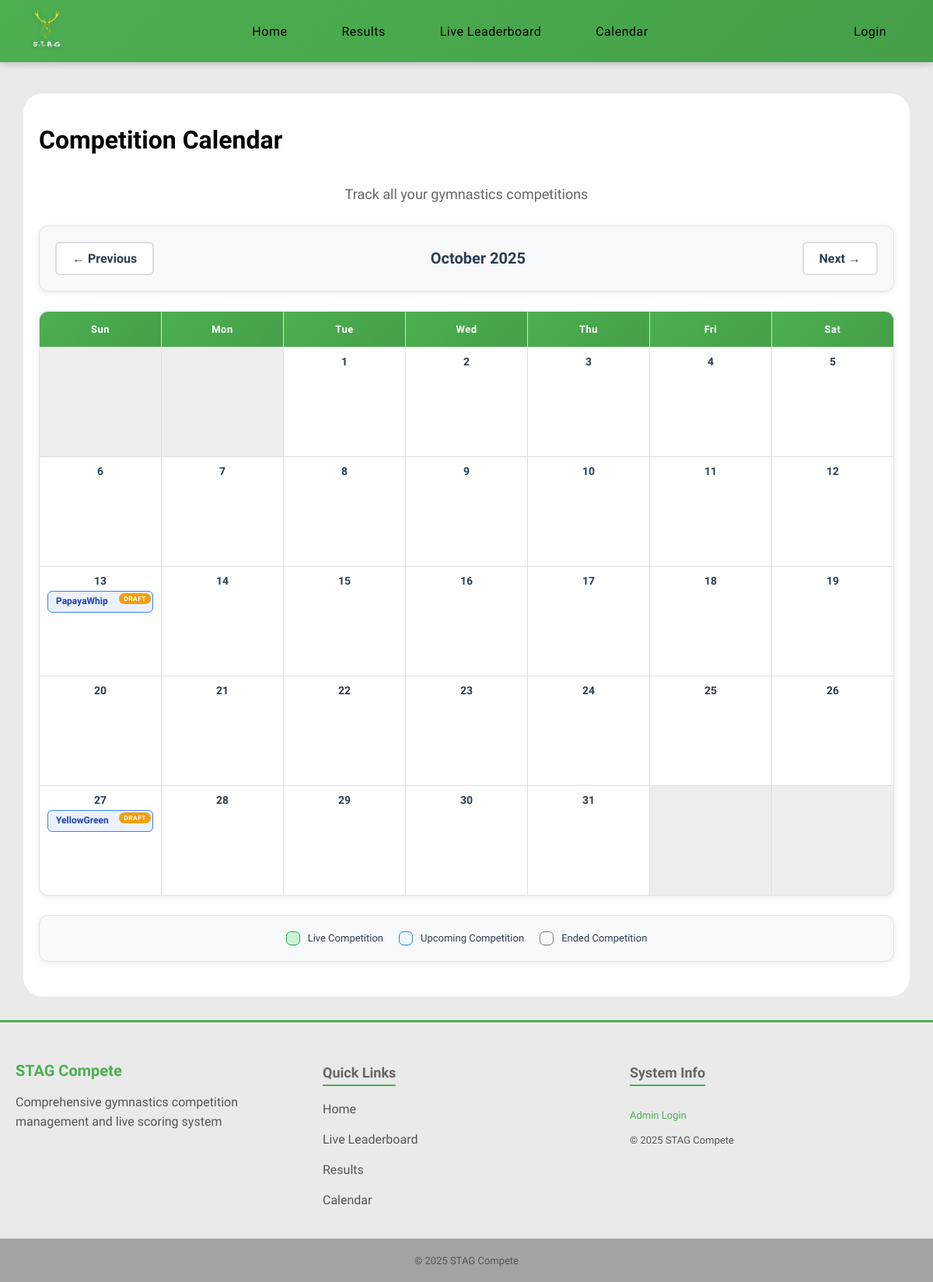
The page /calendar?year=2025&month=10 on the database as committed earlier.
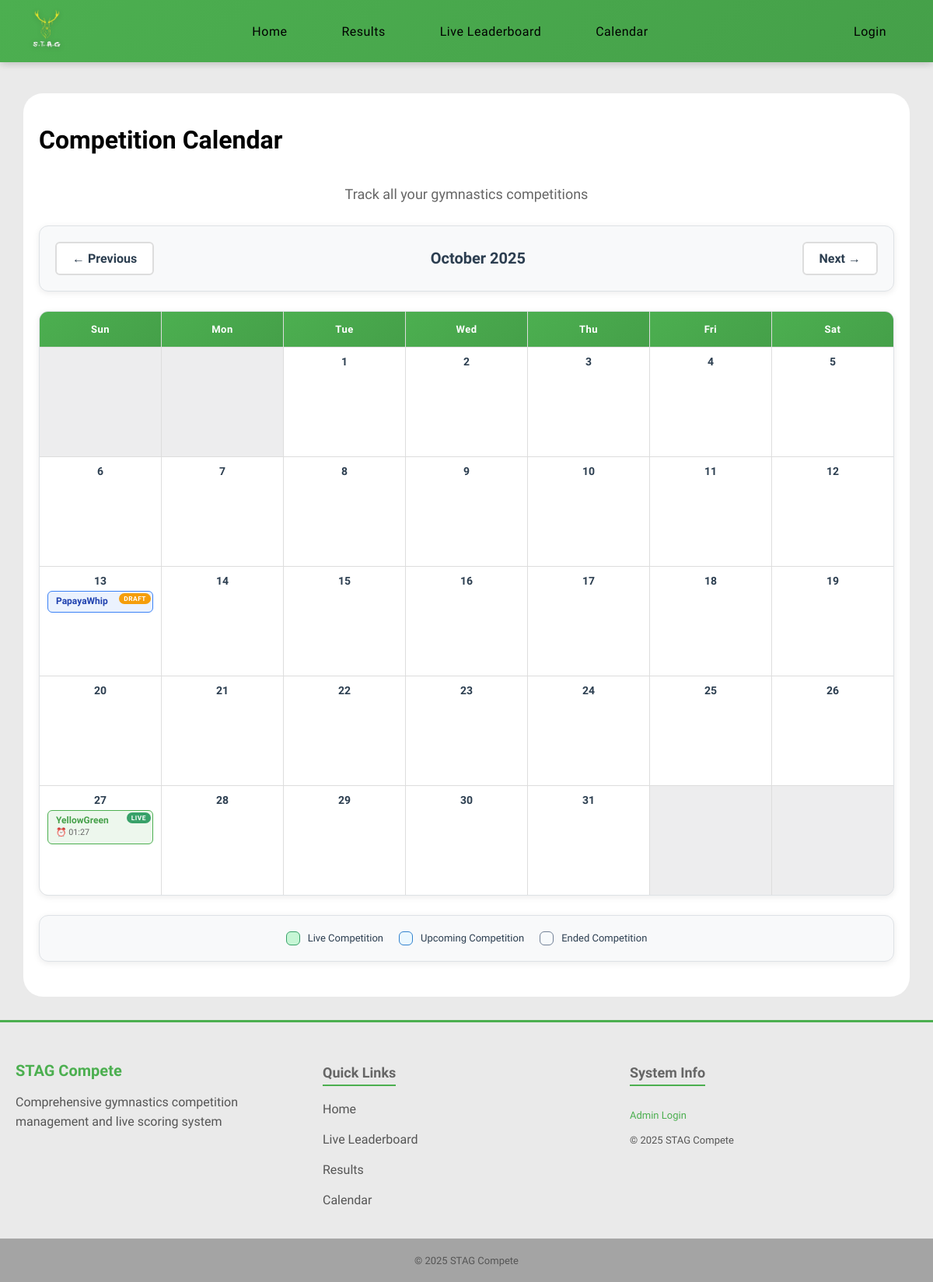
The same page on the database as committed later.
### models.py (models this page shows)
class Competitions(db.Model):
    __tablename__ = 'competitions'
    id = db.Column(
        db.Integer, primary_key=True
    )
    season_id = db.Column(
        db.Integer, db.ForeignKey('seasons.id'), nullable=False
    )
    name = db.Column(
        db.String(50), nullable=False
    )
    address = db.Column(
        db.String(100), nullable=False
    )
    competition_date = db.Column(
        db.Date, nullable=True
    )
    status = db.Column(
        db.String(20), nullable=False, default='draft'
    )
    started_at = db.Column(
        db.DateTime, nullable=True
    )
    ended_at = db.Column(
        db.DateTime, nullable=True
    )
    entries = db.relationship(
        'Entries', backref='competitions'
    )
    season = db.relationship(
        'Seasons', backref='competitions'
    )

### routes/calendar_routes.py (the view)
@main.route('/calendar')
def calendar_view():
    year = request.args.get('year', datetime.now().year, type=int)
    month = request.args.get('month', datetime.now().month, type=int)
    if month > 12:
        month = 1
        year += 1
    elif month < 1:
        month = 12
        year -= 1
    cal = calendar.monthcalendar(year, month)
    month_name = calendar.month_name[month]
    start_date = datetime(year, month, 1).date()
    if month == 12:
        end_date = datetime(year + 1, 1, 1).date() - timedelta(days=1)
    else:
        end_date = datetime(year, month + 1, 1).date() - timedelta(days=1)
    competitions = models.Competitions.query.filter(
        models.Competitions.competition_date.between(start_date, end_date)
    ).all()
    competitions_by_date = {}
    for comp in competitions:
        if comp.competition_date:
            day = comp.competition_date.day
            if day not in competitions_by_date:
                competitions_by_date[day] = []
            competitions_by_date[day].append(comp)
    prev_month = month - 1 if month > 1 else 12
    prev_year = year if month > 1 else year - 1
    next_month = month + 1 if month < 12 else 1
    next_year = year if month < 12 else year + 1
    return render_template(
        'calendar.html',
        calendar_data=cal,
        month_name=month_name,
        year=year,
        month=month,
        competitions_by_date=competitions_by_date,
        prev_month=prev_month,
        prev_year=prev_year,
        next_month=next_month,
        next_year=next_year,
        today=datetime.now()
    )

### routes/__init__.py (called while the page is built)
@main.context_processor  # Ensures this is run before any other routes
def inject_user():
    return dict(
        logged_in='user_id' in session,
        user_roles=session.get('roles', []),
        is_admin='admin' in session.get('roles', []),
        is_judge='judges' in session.get('roles', []),
        user_id=session.get('user_id')
    )

### templates/calendar.html (shortened to what this page needs)
{% extends 'layout.html' %}
{% block content %}
<div class="content">
    <h1>Competition Calendar</h1>
    <p class="page-subtitle">Track all your gymnastics competitions</p>
    <div class="calendar-nav">
        <a href="{{ url_for('main.calendar_view', year=prev_year, month=prev_month) }}" class="nav-btn">
            ← Previous
        </a>
        <div class="current-month">{{ month_name }} {{ year }}</div>
        <a href="{{ url_for('main.calendar_view', year=next_year, month=next_month) }}" class="nav-btn">
            Next →
        </a>
    </div>
    <div class="calendar-grid">
        <div class="calendar-header">Sun</div>
        <div class="calendar-header">Mon</div>
        <div class="calendar-header">Tue</div>
        <div class="calendar-header">Wed</div>
        <div class="calendar-header">Thu</div>
        <div class="calendar-header">Fri</div>
        <div class="calendar-header">Sat</div>
        {% for week in calendar_data %}
        {% for day in week %}
        {% if day == 0 %}
        <div class="calendar-day other-month"></div>
        {% else %}
        {% set is_today = (day == today.day and month == today.month and year == today.year) %}
        <div class="calendar-day {% if is_today %}today{% endif %}">
            <div class="day-number">{{ day }}</div>
            {% if day in competitions_by_date %}
            {% for competition in competitions_by_date[day] %}
            <div class="competition {{ competition.status }}" data-competition-id="{{ competition.id }}">
                <div class="competition-title">{{ competition.name }}</div>
                {% if competition.started_at %}
                <div class="competition-time">
                    ⏰ {{ competition.started_at.strftime('%H:%M') }}
                </div>
                {% endif %}
                <span class="status-badge status-{{ competition.status }}">{{ competition.status }}</span>
            </div>
            {% endfor %}
            {% endif %}
        </div>
        {% endif %}
        {% endfor %}
        {% endfor %}
    </div>
    <div class="legend">
        <div class="legend-item">
            <div class="legend-color" style="background: #c6f6d5; border-color: #38a169;"></div>
            <span>Live Competition</span>
        </div>
        <div class="legend-item">
            <div class="legend-color" style="background: #ebf8ff; border-color: #3182ce;"></div>
            <span>Upcoming Competition</span>
        </div>
        <div class="legend-item">
            <div class="legend-color" style="background: #f7fafc; border-color: #718096;"></div>
            <span>Ended Competition</span>
        </div>
    </div>
</div>
{% endblock %}

### templates/layout.html (shortened to what this page needs)
<!DOCTYPE html>
<html>
<head>
    <link rel="stylesheet" href="/static/style.css">
</head>
<body>
    <div>
        <nav>{% include 'nav.html' %}</nav>
        <main>{% block content %}{% endblock %}</main>
        <footer>{% include 'footer.html' %}</footer>
    </div>
    <link rel="stylesheet" href="https://cdn.jsdelivr.net/npm/choices.js/public/assets/styles/choices.min.css" />
</body>
</html>

### templates/nav.html (shortened to what this page needs)
<nav>
    <div class="nav-container">
        <div class="nav-left">
            <a href="{{ url_for('main.home') }}"><img src="/static/images/Logo.png" alt="Logo"></a>
        </div>
        <ul class="nav-center">
            <li><a href="{{ url_for('main.home') }}">Home</a></li>
            <li><a href="{{ url_for('main.results') }}">Results</a></li>
            <li><a href="{{ url_for('main.live') }}">Live Leaderboard</a></li>
            <li><a href="{{ url_for('main.calendar_view') }}">Calendar</a></li>
        </ul>
        <ul class="nav-right">
            {% if not logged_in %}
            <li><a href="{{ url_for('main.login') }}">Login</a></li>
            {% endif %}
        </ul>
    </div>
</nav>

### templates/footer.html (shortened to what this page needs)
<footer class="main-footer">
    <div class="footer-content">
        <div class="footer-section">
            <h3 class="footer-title">STAG Compete</h3>
            <p class="footer-description">Comprehensive gymnastics competition management and live scoring system</p>
        </div>
        <div class="footer-section">
            <h4>Quick Links</h4>
            <ul class="footer-links">
                <li><a href="{{ url_for('main.home') }}">Home</a></li>
                <li><a href="{{ url_for('main.live') }}">Live Leaderboard</a></li>
                <li><a href="{{ url_for('main.results') }}">Results</a></li>
                <li><a href="{{ url_for('main.calendar_view') }}">Calendar</a></li>
            </ul>
        </div>
        <div class="footer-section">
            <h4>System Info</h4>
            <p class="footer-info">
                {% if logged_in %}
                User ID: {{ user_id }}
                {% else %}
                <a href="{{ url_for('main.login') }}">Admin Login</a>
                {% endif %}
            </p>
            <p class="footer-info">© 2025 STAG Compete</p>
        </div>
    </div>
    <div class="footer-bottom">
        <p>&copy; 2025 STAG Compete</p>
    </div>
</footer>

### static/css/variables.css (style rules this page uses)
:root { --primary-green: #4CAF50; --primary-green-dark: #45a049; --primary-green-darker: #3d8b40; --background-light: #eaeaea; --background-white: #ffffff; --background-section: #f8f9fa; --background-section-alt: #e9ecef; --text-primary: #000000; --text-secondary: #333333; --text-muted: #555555; --text-light: #666666; --text-dark: #2c3e50; --border-light: #ddd; --border-lighter: #dee2e6; --border-lightest: #e0e0e0; --error-color: #dc3545; --error-background: rgba(220, 53, 69, 0.1); --success-color: #28a745; --warning-color: #f59e0b; --info-color: #007bff; --shadow-sm: 0 2px 8px rgba(0, 0, 0, 0.08); --shadow-md: 0 4px 15px rgba(0, 0, 0, 0.1); --shadow-lg: 0 10px 30px rgba(0, 0, 0, 0.3); --shadow-green: 0 4px 15px rgba(76, 175, 80, 0.3); --border-radius-sm: 6px; --border-radius-md: 12px; --border-radius-lg: 15px; --border-radius-xl: 25px; --spacing-xs: 5px; --spacing-sm: 10px; --spacing-md: 15px; --spacing-lg: 20px; --spacing-xl: 25px; --spacing-2xl: 30px; --transition-fast: all 0.3s ease; --transition-slow: all 0.5s ease; --font-size-xs: 12px; --font-size-sm: 13px; --font-size-base: 14px; --font-size-md: 16px; --font-size-lg: 18px; --font-size-xl: 20px; --font-size-2xl: 24px; --font-size-3xl: 32px; --nav-height: 80px; --container-max-width: 1400px; }

### static/css/base.css (style rules this page uses)
html, body { min-height: 100vh; margin: 0; padding: 0; background-color: var(--background-light); font-family: 'Lexend', sans-serif; padding-top: 60px; display: flex; flex-direction: column; }
body > div { display: flex; flex-direction: column; min-height: 100vh; }
main { flex: 1; margin-bottom: var(--spacing-2xl); }
nav { flex-shrink: 0; }
footer { flex-shrink: 0; }

### static/css/components.css (style rules this page uses)
.status-badge { padding: 4px 8px; border-radius: 4px; font-weight: bold; position: absolute; top: 2px; right: 2px; padding: 2px 6px; border-radius: 10px; font-size: 0.7em; font-weight: 700; text-transform: uppercase; letter-spacing: 0.5px; }
.status-live { background-color: #38a169; color: white; }
.status-draft { background-color: var(--warning-color); color: white; }

Rows that differ between the two databases and show on the page:
changed Competitions "YellowGreen": started_at empty → "2025-09-09 01:27:36" (drawn); status "DRAFT" → "LIVE"
Other text that changed with them:
new list line: "⏰ 01:27"
